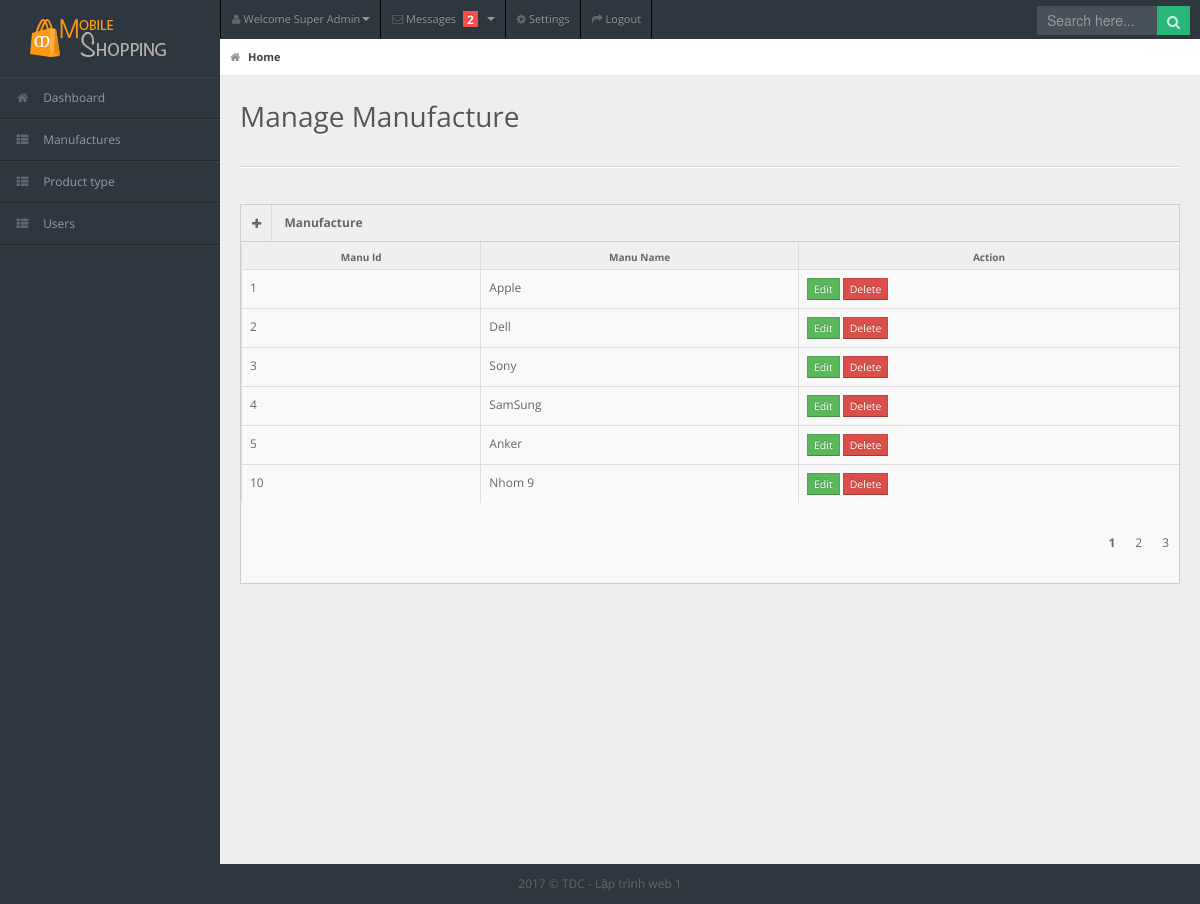
Page /Project/mobile/admin/manufactures.php (signed in) on the committed database.
### tables this page shows
CREATE TABLE `manufactures` (
  `manu_id` int(11) NOT NULL,
  `manu_name` varchar(100) NOT NULL
);

### Project/mobile/admin/models/db.php (called while the page is built, shortened)
<?php
class Db
{
    public static $connection;
    public function __construct()
    {
        if (!self::$connection) {
            self::$connection = new mysqli(DB_HOST, DB_USER, DB_PASSWORD, DB_NAME,PORT);
            self::$connection->set_charset(DB_CHARSET);
        }
        return self::$connection;
    }
}

### Project/mobile/admin/models/orders.php (called while the page is built, shortened)
<?php
class Order extends Db
{
	function CountOrder()
	{
		$sql = "SELECT COUNT(order_id) as total FROM orders";
		$item = mysqli_query(self::$connection,$sql);
		$item1 = mysqli_fetch_assoc($item);
		return $item1;
	}
}

### Project/mobile/admin/models/manufacture.php (called while the page is built, shortened)
<?php
    class Manufacture extends Db{
        function getAllFactureName(){
            $sql = self::$connection->prepare("SELECT * FROM manufactures");
            $sql->execute();
            $items = $sql->get_result()->fetch_all(MYSQLI_ASSOC);
            return $items;
        }
    }

### Project/mobile/admin/manufactures.php (the view, shortened to what this page needs)
<!DOCTYPE html>
<html lang="en">
<head>
<?php
    require "models/db.php";
    require "models/manufacture.php";
    require "models/orders.php";
    $order = new Order();
    $ordercount = $order->CountOrder();
    $soluong = $ordercount['total'];
    $manufacture = new Manufacture();
?>
    <link rel="stylesheet" href="css/bootstrap.min.css" />
    <link rel="stylesheet" href="css/bootstrap-responsive.min.css" />
    <link rel="stylesheet" href="css/uniform.css" />
    <link rel="stylesheet" href="css/select2.css" />
    <link rel="stylesheet" href="css/matrix-style.css" />
    <link rel="stylesheet" href="css/matrix-media.css" />
    <link href="font-awesome/css/font-awesome.css" rel="stylesheet" />
</head>
<body>
    <div id="header">
        <h1><a href="http://localhost:8888/dienthoai/"><img src="images/logo.png" alt=""></a></h1>
    </div>
    <div id="user-nav" class="navbar navbar-inverse">
        <ul class="nav">
            <li class="dropdown" id="profile-messages"><a title="" href="#" data-toggle="dropdown"
                    data-target="#profile-messages" class="dropdown-toggle"><i class="icon icon-user"></i> <span
                        class="text">Welcome Super Admin</span><b class="caret"></b></a>
            </li>
            <li class="dropdown" id="menu-messages"><a href="#" data-toggle="dropdown" data-target="#menu-messages"
                    class="dropdown-toggle"><i class="icon icon-envelope"></i> <span class="text">Messages</span> <span
                        class="label label-important"><?php echo $soluong ?></span> <b class="caret"></b></a>
            </li>
            <li class=""><a title="" href="#"><i class="icon icon-cog"></i> <span class="text">Settings</span></a></li>
            <li class=""><a title="" href="logout.php"><i class="icon icon-share-alt"></i> <span
                        class="text">Logout</span></a></li>
        </ul>
    </div>
    <div id="search">
        <form action="result.php" method="get">
            <input name="key" type="text" placeholder="Search here..." />
            <button type="submit" class="tip-bottom" title="Search"><i class="icon-search icon-white"></i></button>
        </form>
    </div>
    <div id="sidebar"> <a href="#" class="visible-phone"><i class="icon icon-th"></i>Tables</a>
        <ul>
            <li><a href="index.php"><i class="icon icon-home"></i> <span>Dashboard</span></a> </li>
            <li> <a href="manufactures.php"><i class="icon icon-th-list"></i> <span>Manufactures</span></a></li>
            <li> <a href="protypes.php"><i class="icon icon-th-list"></i> <span>Product type</span></a></li>
            <li> <a href="users.php"><i class="icon icon-th-list"></i> <span>Users</span></a></li>
        </ul>
    </div>
    <div id="content">
        <div id="content-header">
            <div id="breadcrumb"> <a href="index.php" title="Go to Home" class="tip-bottom current"><i
                        class="icon-home"></i> Home</a></div>
            <h1>Manage Manufacture</h1>
        </div>
        <div class="container-fluid">
            <hr>
            <div class="row-fluid">
                <div class="span12">
                    <div class="widget-box">
                        <div class="widget-title"> <span class="icon"><a href="form/manuform.php"> <i class="icon-plus"></i>
                                </a></span>
                            <h5>Manufacture</h5>
                        </div>
                        <div class="widget-content nopadding">
                            <table class="table table-bordered table-striped">
                                <thead>
                                    <tr>
                                        <th>Manu Id</th>
                                        <th>Manu Name</th>
                                        <th>Action</th>
                                    </tr>
                                </thead>
                                <tbody>
                                    <?php
                                        $manuarr = $manufacture->getAllFactureName();
                                        foreach($manuarr as $key)
                                        {
                                    ?>
                                        <tr class="">
                                            <td><?php echo $key['manu_id'] ?></td>
                                            <td><?php echo $key['manu_name'] ?></td>
                                            <td>
                                                <a href="edit_manufacture.php?manu_id=<?php echo $key['manu_id'] ?>" class="btn btn-success btn-mini">Edit</a>
                                                <a href="delpro.php?manu_id=<?php echo $key['manu_id'] ?>" class="btn btn-danger btn-mini">Delete</a>
                                            </td>
                                        </tr>
                                    <?php } ?>
                                </tbody>
                            </table>
                            <div class="row" style="margin-left: 18px;">
                                <ul class="pagination">
                                    <li class="active">1</li>
                                    <li>2</li>
                                    <li>3</li>
                                </ul>
                            </div>
                        </div>
                    </div>
                </div>
            </div>
        </div>
    </div>
    <div class="row-fluid">
        <div id="footer" class="span12"> 2017 &copy; TDC - Lập trình web 1</div>
    </div>
</body>
</html>

### Project/mobile/admin/css/select2.css (style rules this page uses)
ul.pagination li { float: left; }

### Project/mobile/admin/css/matrix-media.css (style rules this page uses)
body { background:#2E363F; }
#header { margin-top:10px; }
#search input[type=text], #search button { background-color: #28b779; }
#sidebar > ul { border-bottom: 1px solid #37414b }
#sidebar > ul > li { border-top: 1px solid #37414b; border-bottom: 1px solid #1f262d; }
#search input[type=text] { background-color: #47515b; color: #fff; }

### Project/mobile/admin/manufactures.php (style rules this page uses)
ul.pagination { list-style: none; float: right; }
ul.pagination li.active { font-weight: bold; }
ul.pagination li { float: left; display: inline-block; padding: 10px }

### rows in the picture
manufactures: manu_id "1", manu_name "Apple"
manufactures: manu_id "2", manu_name "Dell"
manufactures: manu_id "3", manu_name "Sony"
manufactures: manu_id "4", manu_name "SamSung"
manufactures: manu_id "5", manu_name "Anker"
manufactures: manu_id "10", manu_name "Nhom 9"

### other values in the picture
$soluong "2"
